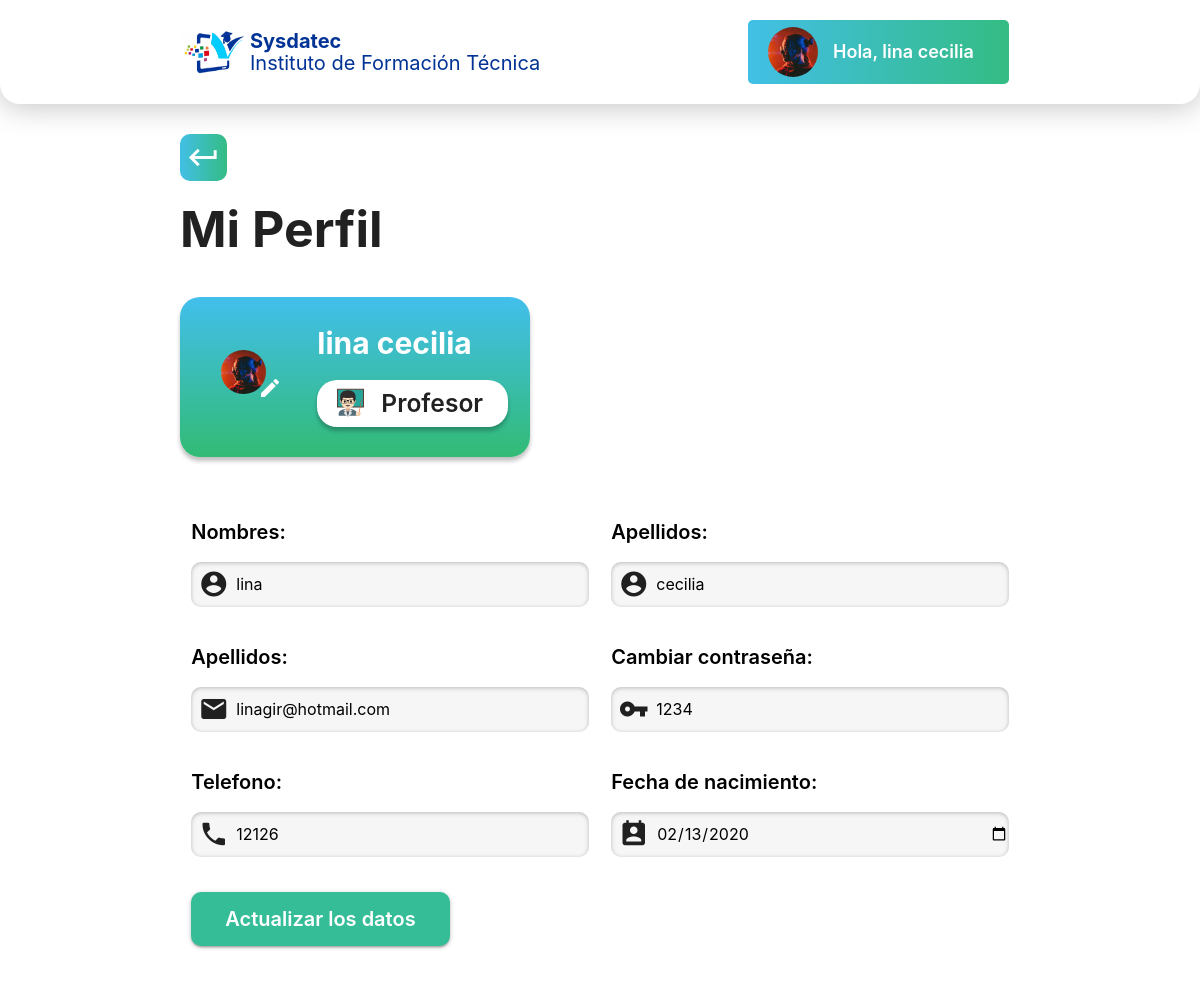
The app's page /perfilprofesor.php (signed in) with its own data.
### tables this page shows
CREATE TABLE `usuarios` (
  `id` int(5) NOT NULL,
  `direccionf` varchar(100) NOT NULL,
  `foto` varchar(100) NOT NULL,
  `usuario` varchar(10) NOT NULL,
  `clave` int(10) NOT NULL,
  `correo` varchar(30) NOT NULL,
  `telefono` int(30) NOT NULL,
  `nombre` varchar(30) NOT NULL,
  `apellido` varchar(25) NOT NULL,
  `fecha de nacimiento` date NOT NULL,
  `genero` varchar(2) NOT NULL,
  `nivel` int(3) NOT NULL
);

### perfilprofesor.php (the view, shortened to what this page needs)
<?php
 include ('config.php');
$sql = "SELECT * FROM usuarios WHERE id='$_SESSION[Id]' ";
$result = $conn->query($sql);
if ($result->num_rows > 0) {
	$row = $result->fetch_assoc();
	}
?>
<!doctype html>
<html>
<head>
    <?php
        include ('head.php');
    ?>
</head>
<body >
  <?php
      include ('header.php');
  ?>
  <div class="container registro">
    <a href="InicioProfesor.php"><i class="material-icons">keyboard_return</i></a>
  </div>
  <form method="post" action="" enctype="multipart/form-data">
	<div class="container">
    <div class="row">
    <h2 class="cuenta_titulo">Mi Perfil</h2>
    <form class="col s12" method="post" action="">
      <div class="row">
		  <div class="col s5 contenedor_perfil">
        <div class="col l4 foto_perfil">
        <img src="Imagenes perfil/<?php echo $row["foto"]?>" class="responsive-img" width="auto">
        <div class="file-field input-field">
          <div class="btnfoto">
            <i class="material-icons">create</i>
            </div>
          </div>
      </div>
        <div class="col l7 right nombre">
          <h2 class="nombre_perfil"> <?php echo $nombre_usuario ?></h2>
          <div class="tipo_perfil">
          <h5>Profesor</h5>
          </div>
        </div>
        </div>
        </div>
      <div class="form_perfil">
      <div class="col s6 campo_perfil">
        <p class="black-text campos">Nombres:</p>
        <div class="input-field field">
           <i class="material-icons prefix">account_circle</i>
          <input placeholder="Nombre"id="last_name" type="text" class="validate" name="nombre" value="<?php echo $row["nombre"]?>">
        </div>
      </div>
      <div class="col s6 campo_perfil">
        <p class="black-text campos">Apellidos:</p>
        <div class="input-field field">
           <i class="material-icons prefix">account_circle</i>
          <input placeholder="Apellido"id="last_name" type="text" class="validate" name="apellido" value="<?php echo $row["apellido"]?>">
        </div>
        </div>
        <div class="col s6 campo_perfil">
        <p class="black-text campos">Apellidos:</p>
        <div class="input-field field">
          <i class="material-icons prefix">email</i>
          <input id="email" type="email" class="validate" name="correo" value="<?php echo $row["correo"]?>">
        </div>
        </div>
      <div class="col s6 campo_perfil">
      <p class="black-text campos">Cambiar contraseña:</p>
		   <div class="input-field field">
           <i class="material-icons prefix">vpn_key</i>
          <input placeholder="Contraseña" id="password" type="text"class="validate" name="clave" value="<?php echo $row["clave"]?>">
        </div>
        </div>
        <div class="col s6 campo_perfil">
        <p class="black-text campos">Telefono:</p>
         <div class="input-field field">
          <i class="material-icons prefix">phone</i>
          <input id="icon_telephone" type="tel" class="validate" name="telefono" value="<?php echo $row["telefono"]?>">
          </div>
         </div>
        <div class="col s6 campo_perfil">
        <p class="black-text campos">Fecha de nacimiento:</p>
        <div class="input-field field">
           <i class="material-icons prefix">perm_contact_calendar</i>
            <input id="calendario" type="date" name="fechadenac" value="<?php echo $row["fecha de nacimiento"]?>">
          </div>
        </div>
        <div class="col s12">
          <a class="waves-effect waves-light btn-large shake-slow  btninicio"><input type="submit" value="Actualizar los datos" name="modificar"></input></a>
        </div>
		    </div>
      </div>
    </div>
  </form>
</body>
</html>

### header.php
<?php
$nombre_usuario= $row["nombre"] ." ". $row["apellido"];
?>
<nav class="white nav">
  <div class=" container nav-wrapper header">
    <div class="row">
      <div class="col l6 logo_sysdatec">
        <div class="col l2 imagen_sys">
          <img class="responsive-img" src="img/cropped-sysdateclogo-1-1-768x377 1.png">
        </div>
         <div class="col l10 sysdatec">
          <p class="bold">Sysdatec</p>
          <p>Instituto de Formación Técnica</p>
        </div>
      </div>
      <ul id="nav-mobile" class="right hide-on-med-and-down col l6 nombre_usuario">
        <li>
          <img src="Imagenes perfil/<?php echo $row["foto"]?>" class="responsive-img" width="auto">
          <a href="Perfil.php">Hola, <?php echo $nombre_usuario ?></a>
        </li>
      </ul>
    </div>
  </div>
</nav>

### Css/1.css (style rules this page uses)
html { height: 100%; }
.header .row { margin-bottom: 0px; align-items: center; display: flex; }
.logo_sysdatec { display: flex; padding: 0!important; }
.sysdatec { margin: auto 0; padding: 0!important; }
.sysdatec p { margin: 0; line-height: 22px; color: #003395; font-size: 20px; }
.sysdatec .bold { font-weight: bold; }
.nombre_usuario { display: flex; align-content: center; justify-content: end; font-weight: 600; }
.nombre_usuario li { background: linear-gradient(to right, #42BFE6, #34BC83); padding: 7px 20px; border-radius: 5px; line-height: 30px; display: flex; align-items: center; }
.nombre_usuario li img { width: 50px; border-radius: 50%; }
.nombre_usuario li a { font-size: 18px; }
.nav { padding: 20px 0; height: auto; box-shadow: 0px 2px 30px rgba(0, 0, 0, 0.25); border-radius: 0 0 20px 20px; }
.imagen_sys { display: flex; padding: 0!important; }
.btninicio { background-color: #35BD98; border-radius: 10px; text-transform: none; font-size: 20px; margin-top: 20px; }
.btninicio input { color: white; font-weight: 600; }
.campos { font-weight: 600; font-size: 20px; margin: 0; padding: 0!important; }
.field { background: #F6F6F6; border-radius: 10px; box-shadow: inset 0px 1px 4px rgb(0 0 0 / 25%); }
.field input { margin-bottom: 0!important; border: 0!important; }
.cuenta_titulo { font-size: 50px; font-weight: 700; text-align: left; margin-top: 20px; margin-bottom: 40px; }
.contenedor_perfil { background: linear-gradient(180deg, #42BFEC 0%, #32BB75 100%); box-shadow: 0px 4px 4px rgba(0, 0, 0, 0.25); border-radius: 20px; padding: 30px!important; display: flex; align-items: center; }
.nombre_perfil { font-size: 30px; font-weight: 700; color:white; margin: 0; }
.nombre { width:63%!important; }
.contenedor_perfil .nombre { padding: 0!important; margin-left: 40px!important; }
.form_perfil { margin-top: 40px; }
.form_perfil .campo_perfil { margin-top: 20px; }
.campo_perfil .field i { text-align: center!important; }
.foto_perfil { margin-bottom: -18px; }
.form_perfil .btninicio { margin-bottom: 60px; }
.foto_perfil img { width: 150px; border-radius: 50%; }
.foto_perfil .btnfoto { text-align: right; margin-top: -40px; margin-right: -16px; color: white; }
.tipo_perfil { display: flex; background: white; align-items: center; border-radius: 20px; margin: 0; box-shadow: 0px 4px 4px rgb(0 0 0 / 25%); width: fit-content; margin-top: 20px; }
.tipo_perfil svg { margin: 0 7px 0 20px; }
.tipo_perfil h5 { margin: 0; padding: 10px; font-weight: 600; margin-right: 15px; }
.registro { padding-top: 30px; }
.registro i { font-size: 35px; color: #ffffff; background: linear-gradient(to right, #42BFE6, #34BC83); border-radius: 10px; padding: 6px; }

### records on screen
usuarios: foto (picture), nombre_usuario "lina cecilia", nombre "lina", apellido "cecilia", correo "linagir@hotmail.com", clave "1234", telefono "12126", fechadenac "02/13/2020"
